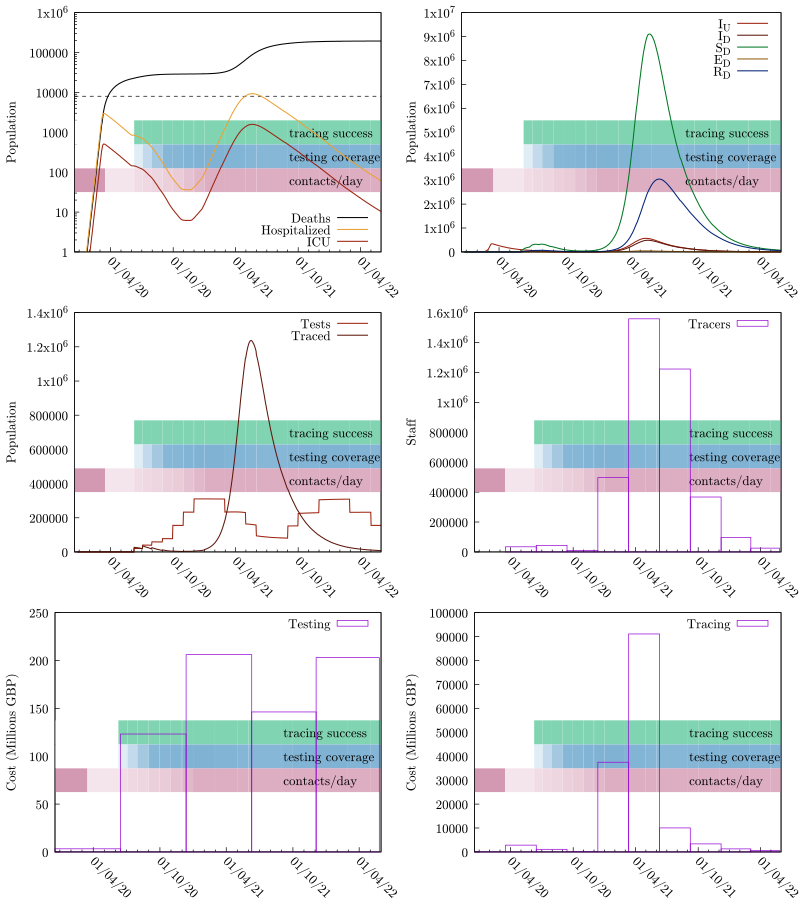

Reproduce this figure in gnuplot.
set terminal pdfcairo color enhanced dashed font "cmr10,14" size 8,9
seed="ptti-5_Targeted_TTI"
set output sprintf("%s.pdf", seed)
set multiplot layout 3,2
odefile=sprintf("%s-out-0.tsv", seed)
ttfile=sprintf("%s-out-0-testtrace.tsv", seed)
trfile=sprintf("%s-out-0-trcosts.tsv", seed)
tefile=sprintf("%s-out-0-tecosts.tsv", seed)
etimesfile=sprintf("%s-events.gp", seed)

set tics nomirror
set ylabel 'Population'

set yrange [0:]

set style fill transparent solid 0.25 noborder

# Colors
color_SU = '#00aa55'
color_SD = '#007722'

color_EU = '#eba134'
color_ED = '#945e0f'

color_IU = '#9c210e'
color_ID = '#5e160b'

color_RU = '#0055aa'
color_RD = '#002277'

# These are from the economic model inputs
Hospitalized_Pct_Deaths=0.44
ICU_Fatality=0.59
ICU_Pct=0.17
IFR=0.008
Non_ICU_Fatality=0.36

HF = IFR*Hospitalized_Pct_Deaths/(ICU_Pct*ICU_Fatality+(1-ICU_Pct)*Non_ICU_Fatality)
ICUF = HF*ICU_Pct

set key bottom right
set xdata time
set timefmt "%Y-%m-%d %H:%M:%S"
set format x "%d/%m/%y"

load etimesfile

set xtics rotate by -45 3600*24*30*6

set yrange [1:1e6]
set log y

set arrow from graph 0, first 8000 to graph 1, first 8000 nohead lc 0 dt '--'
plot odefile u 1:(($9+$10)*IFR) w l lw 1.5 lc 0 ti "Deaths", "" u 1:(($7+$8)*HF) w l lw 1.5 lc rgb color_EU ti "Hospitalized", "" u 1:(($7+$8)*ICUF) w l lw 1.5 lc rgb color_IU ti "ICU"

unset log y
unset arrow

set autoscale y
set yrange [0:]
set key top right

# set y2tics 0.5
# set y2range [0:4]

plot odefile u 1:7 w l lw 1.5 lc rgb color_IU ti "I_U", odefile u 1:8 w l lw 1.5 lc rgb color_ID ti "I_D", \
     odefile u 1:4 w l lw 1.5 lc rgb color_SD ti "S_D", odefile u 1:6 w l lw 1.5 lc rgb color_ED ti "E_D", \
     odefile u 1:10 w l lw 1.5 lc rgb color_RD ti "R_D"#, odefile u 1:13 w l axis x1y2 lc 0 ti "R"


plot ttfile u 1:3 w l lw 1.5 lc rgb color_IU ti "Tests", ttfile u 1:4 w l lw 1.5 lc rgb color_ID ti "Traced"

unset log y
unset yrange
set autoscale y
set style fill empty

set ylabel "Staff"
plot trfile u 1:5 w boxes ti "Tracers"

set ylabel "Cost (Millions GBP)"
plot tefile u 1:($5/1000000) w boxes ti "Testing"
plot trfile u 1:($6/1000000) w boxes ti "Tracing"

unset multiplot
set output
